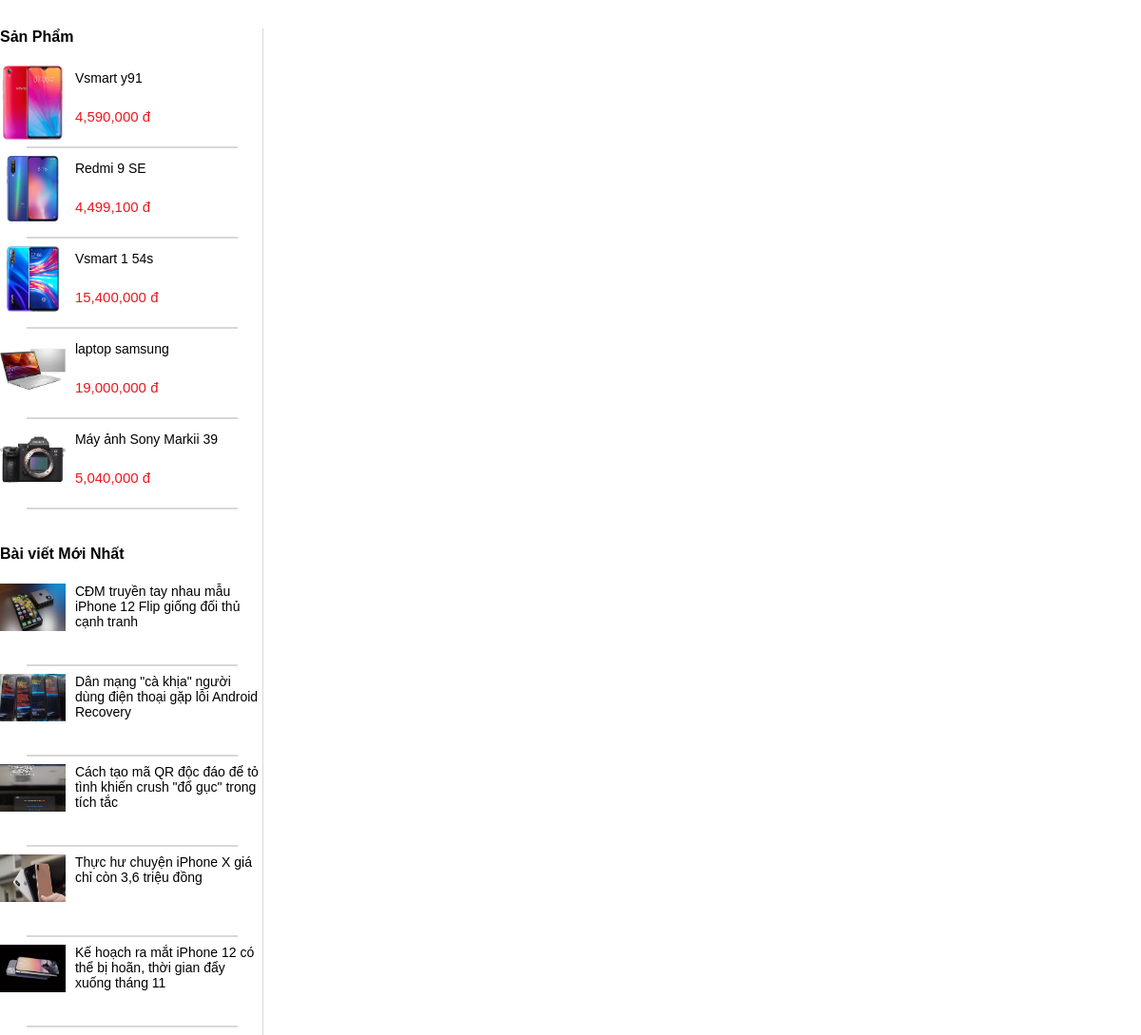
/banner.php, run on the app's committed database.
### tables this page shows
CREATE TABLE `product` (
  `product_id` int(11) NOT NULL,
  `brand_id` int(11) NOT NULL,
  `category_id` int(11) NOT NULL,
  `product_name` varchar(500) NOT NULL,
  `product_price` int(11) NOT NULL,
  `product_giamgia` int(11) NOT NULL,
  `cam_truoc` varchar(100) NOT NULL,
  `cam_sau` varchar(100) NOT NULL,
  `man_hinh` varchar(100) NOT NULL,
  `ram` varchar(100) NOT NULL,
  `rom` varchar(100) NOT NULL,
  `hdh` varchar(100) NOT NULL,
  `phien_ban` varchar(100) NOT NULL,
  `size` varchar(100) NOT NULL,
  `ho_tro` varchar(100) NOT NULL,
  `chuc_nang` varchar(100) NOT NULL,
  `mo_ta` varchar(5000) NOT NULL,
  `product_img` varchar(1000) NOT NULL,
  `product_img2` varchar(1000) NOT NULL
);

CREATE TABLE `bai_viet` (
  `baiviet_id` int(11) NOT NULL,
  `baiviet_td` varchar(100) NOT NULL,
  `baiviet_name` mediumtext NOT NULL,
  `img` varchar(1000) NOT NULL
);

### banner.php (the view, shortened to what this page needs)
<?php
    $conn = mysqli_connect('localhost:3307', 'root', '123456', 'dienthoai');
    $sql = "select * from product order by RAND()  LIMIT 0,5";
    $sql1 = "select * from bai_viet order by RAND()  LIMIT 0,5";
    $query = mysqli_query($conn, $sql);
    $query1 = mysqli_query($conn, $sql1);
    $result = array();
    $result1 = array();
    if ($query){
        while ($row = mysqli_fetch_assoc($query)){
            $result[] = $row;
        }
    }
    $dataaa=$result;
      if ($query1){
        while ($row1 = mysqli_fetch_assoc($query1)){
            $result1[] = $row1;
        }
    }
    $dataaa1=$result1;
?>
<html>
<head>
    <link rel='stylesheet' type='text/css' media='screen' href='css/header.css'>
    <link rel='stylesheet' type='text/css' media='screen' href='css/main.css'>
    <link rel='stylesheet' type='text/css' media='screen' href='css/slider.css'>
    <link rel='stylesheet' type='text/css' media='screen' href='css/star.css'>
     <link rel='stylesheet' type='text/css' media='screen' href='menu-top/star.css'>
<link rel='stylesheet' type='text/css' media='screen' href='css/head-index.css'>
</head>
<body>
   <div class="pr-main-left">
    <h4>Sản Phẩm</h4>
    <?php foreach ($dataaa as $item) {?>
    <div class="sp-pr-pr-top">
        <div class="img-sp-pr">
            <a href="single-product.php?product_id=<?php echo $item['product_id'] ?>"><img src="/dienthoai/Admin/QlyProduct/uploads/<?php echo $item['product_img'];?>"></a>
        </div>
        <p class="stp1">
            <?php echo $item['product_name']?>
        </p>
        <?php
                     $tienGiam=$item['product_giamgia'];
                     $tiengoc=$item['product_price'];
                     $tiencon=$tiengoc-($tiengoc*($tienGiam/100));
                ?>
            <p class="tc">
                <?php echo number_format($tiencon)?> đ</p>
    </div>
    <hr>
    <?php }?>
    <h4 style="padding-top: 30px;">Bài viết Mới Nhất</h4>
    <?php foreach ($dataaa1 as $item1) {
            ?>
    <div class="sp-pr-pr-top">
        <div class="img-sp-pr">
            <a href="baiviet.php?baiviet_id=<?php echo $item1['baiviet_id'] ?>"><img style="height:50px" src="/dienthoai/Admin/QlyProduct/uploads/<?php echo $item1['img'];?>"></a>
        </div>
        <span class="ttt">
                    <?php echo $item1['baiviet_td']?>
        </span>
    </div>
    <hr>
    <?php }?>
</div>
</body>
</html>

### css/header.css (style rules this page uses)
* { font-family: Arial; margin-left: 0px; margin-right: 1px; margin-top: 0px; }
a { text-decoration: none; cursor: pointer; }
.pr-main-left { height: auto; width: 23%; border-right: 1px solid #D8D8D8; float: left; margin-top: 30px; }
.sp-pr-pr-top { width: 100%; height: 80px; }
span:hover, p { cursor: pointer; }
hr { width: 80%; border: 0.5px solid #D8D8D8; margin-left: 10%; margin-top: 5px; }
.img-sp-pr { float: left; width: 25%; height: 100%; margin-right: 10px; }
.img-sp-pr img { width: 100%; }
.sp-pr-pr-top p { font-size: 15px; padding: 5px 5px; }
.sp-pr-pr-top p:last-child { color: #F0161F; }

### css/head-index.css (style rules this page uses)
.sp-pr-pr-top .ttt { font-size: 14px; border: none; outline: none; }
.sp-pr-pr-top .stp1 { font-size: 14px; color: black; }
.sp-pr-pr-top .tc { font-family: 'Source Sans Pro', sans-serif; }

### data on the page
product: product_img (picture), product_name "Vsmart y91", tiencon "4,590,000"
product: product_img (picture), product_name "Redmi 9 SE", tiencon "4,499,100"
product: product_img (picture), product_name "Vsmart 1 54s", tiencon "15,400,000"
product: product_img (picture), product_name "laptop samsung", tiencon "19,000,000"
product: product_img (picture), product_name "Máy ảnh Sony Markii 39", tiencon "5,040,000"
bai_viet: img (picture), baiviet_td "CĐM truyền tay nhau mẫu iPhone 12 Flip giống đối thủ cạnh tranh"
bai_viet: img (picture), baiviet_td "Dân mạng \"cà khịa\" người dùng điện thoại gặp lỗi Android Recovery"
bai_viet: img (picture), baiviet_td "Cách tạo mã QR độc đáo để tỏ tình khiến crush \"đổ gục\" trong tích tắc"
bai_viet: img (picture), baiviet_td "Thực hư chuyện iPhone X giá chỉ còn 3,6 triệu đồng"
bai_viet: img (picture), baiviet_td "Kế hoạch ra mắt iPhone 12 có thể bị hoãn, thời gian đẩy xuống tháng 11"
